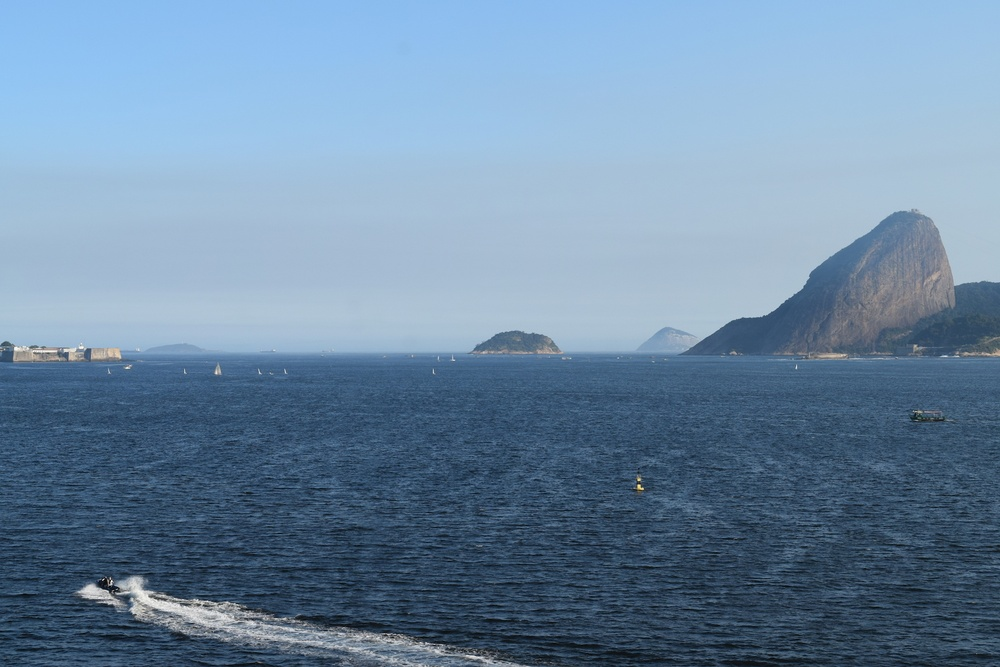
#> input picture src/images/exemplo1.jpg, 1000 x 667 px, shrunk from 1500 x 1000 before the run
$ python -i canny.py   (imports and definitions only)
#> lines starting #> are read from the running program, lines starting #| are printed output that depends on the picture; after the words box and inside, x2 and y2 are one past the last pixel; in counts of white or black regions, pixels touching at a corner belong together
import sys
sys.path.append('/usr/local/lib/python3.6/site-packages')
import cv2
import numpy as np


def get_canny(img_gray: np.ndarray, threshold: int=45) -> np.ndarray:
    """ edged detector.
    :param img_gray: gray scale image.
    :param threshold: the threshold.
    :return: image with the edges detected.
    """
    low_threshold = threshold
    max_low_threshold = threshold*3
    kernel_size = 3
    # Reduce noise with a kernel 3x3
    detected_edges = cv2.blur(img_gray, (3, 3))

    # Canny detector
    detected_edges = cv2.Canny(detected_edges, low_threshold, max_low_threshold, kernel_size)
    return detected_edges


def auto_canny_main(image: np.ndarray, sigma: float=0.33) -> np.ndarray:
    """ detect edges without the need for a threshold.
    :param image: the input image.
    :param sigma: can be used to vary the percentage thresholds that are determined based on simple statistics.
    :return: image with the edges detected.
    """
    # compute the median of the single channel pixel intensities
    v = np.median(image)

    # apply automatic Canny edge detection using the computed median
    lower = int(max(0, (1.0 - sigma) * v))
    upper = int(min(255, (1.0 + sigma) * v))
    edged = cv2.Canny(image, lower, upper)

    # return the edged image
    return edged


def auto_canny(image) -> np.ndarray:
    """ detect edges without the need for a threshold.
    :param image: the input image.
    :return: image with the edges detected.
    """
    # load the image, convert it to grayscale, and blur it slightly
    gray = cv2.cvtColor(image, cv2.COLOR_BGR2GRAY)
    blurred = cv2.GaussianBlur(gray, (3, 3), 0)

    return auto_canny_main(blurred)

>>> import cv2
>>> picture = cv2.imread('../images/exemplo1.jpg')
#> picture is the input picture: shape (667, 1000, 3); mean B, G, R 162.6, 136.4, 108.6
>>> result = auto_canny(picture)
#> in auto_canny, `gray = cv2.cvtColor(image, cv2.COLOR_BGR2GRAY)`:
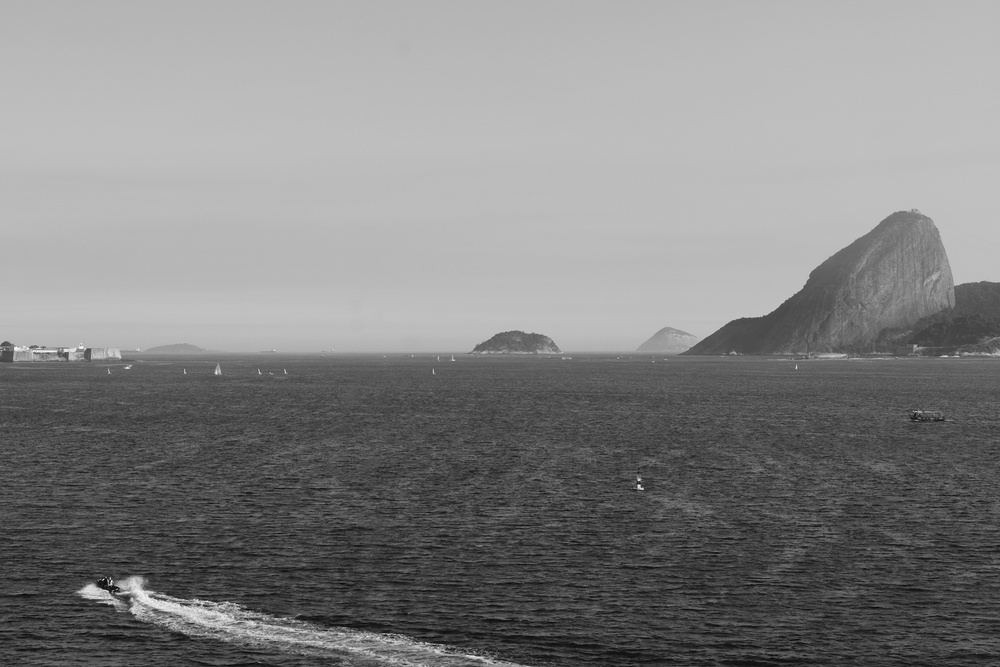
#> gray: shape (667, 1000); min 0, max 255, mean 131.1
#> in auto_canny_main, `v = np.median(image)`: v = 143
#> in auto_canny_main, `lower = int(max(0, (1.0 - sigma) * v))`: lower = 95
#> in auto_canny_main, `upper = int(min(255, (1.0 + sigma) * v))`: upper = 190
#> in auto_canny_main, `edged = cv2.Canny(image, lower, upper)`:
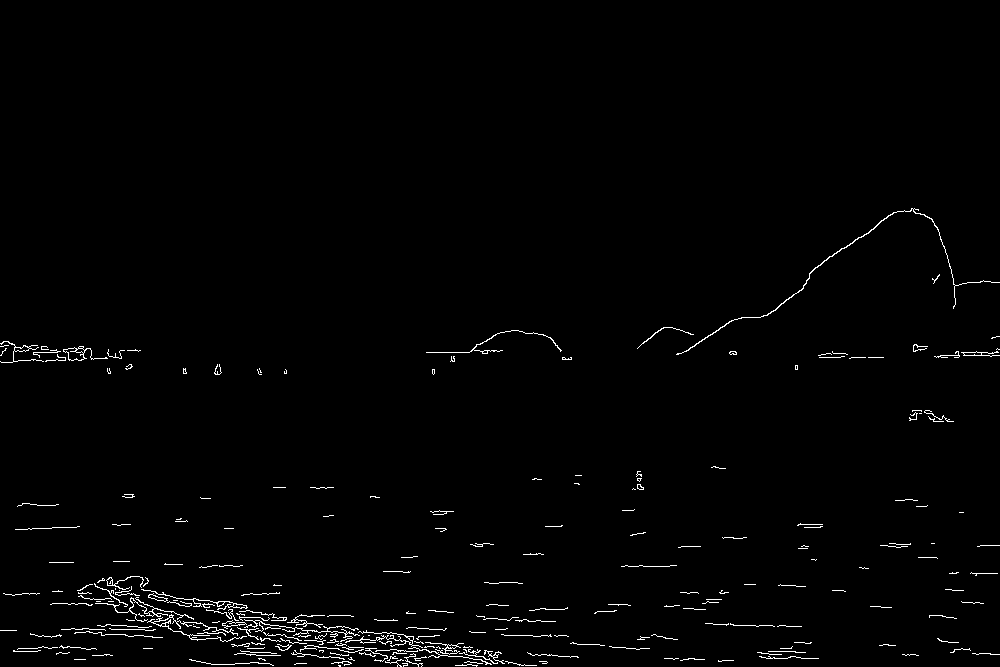
#> edged: shape (667, 1000); 1.3% white in thin lines or dots, all inside (x1, y1, x2, y2) = (0, 208, 1000, 667)

$ run again, on src/images/exemplo2.jpg
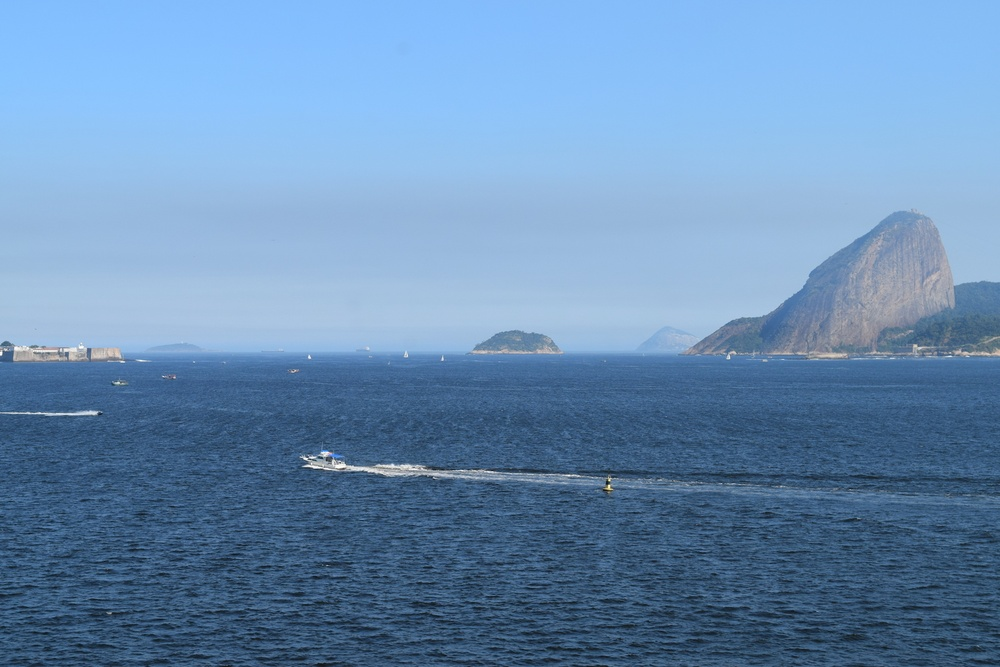
#> input picture src/images/exemplo2.jpg, 1000 x 667 px, shrunk from 1500 x 1000 before the run
#> picture is the input picture: shape (667, 1000, 3); mean B, G, R 179.5, 141.4, 104.8
#> in auto_canny, `gray = cv2.cvtColor(image, cv2.COLOR_BGR2GRAY)`:
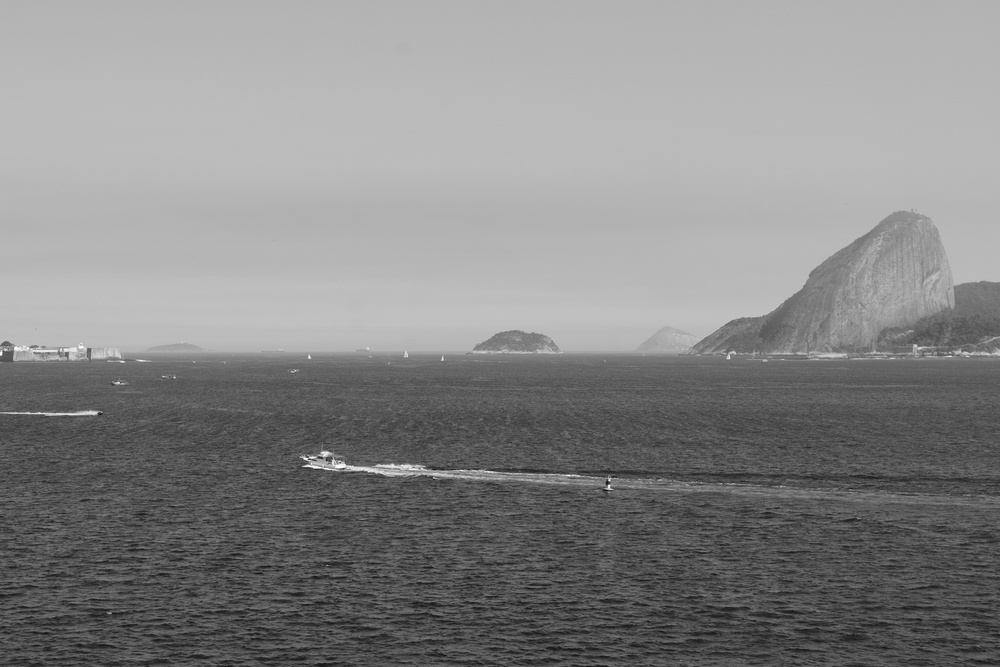
#> gray: shape (667, 1000); min 15, max 255, mean 134.8
#> v = 156
#> lower = 104
#> upper = 207
#> in auto_canny_main, `edged = cv2.Canny(image, lower, upper)`:
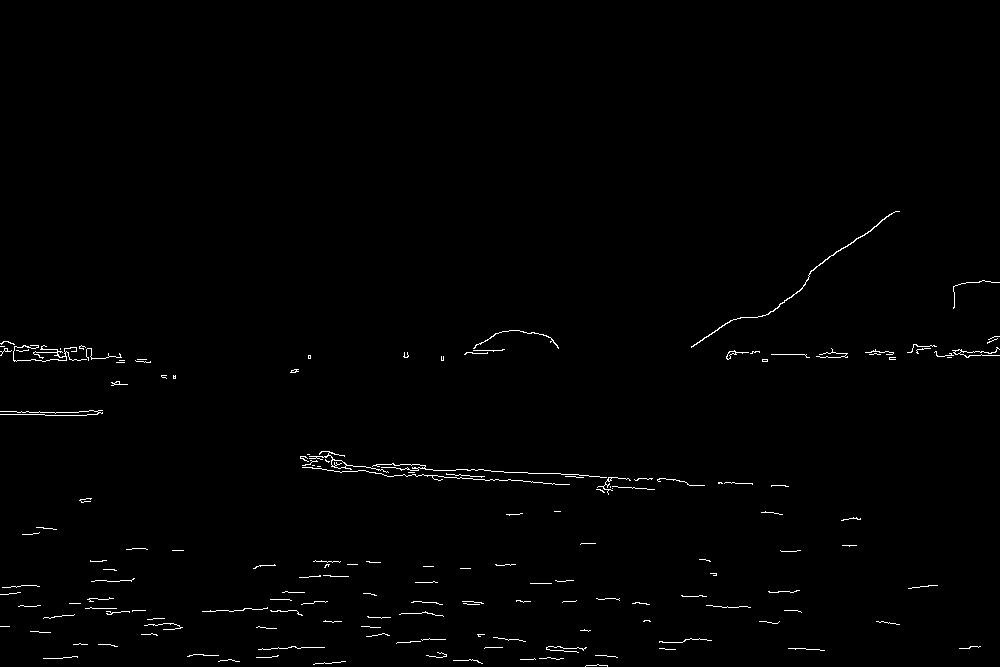
#> edged: shape (667, 1000); 0.82% white in thin lines or dots, all inside (x1, y1, x2, y2) = (0, 211, 1000, 667)

$ run again, on src/images/exemplo3.jpg
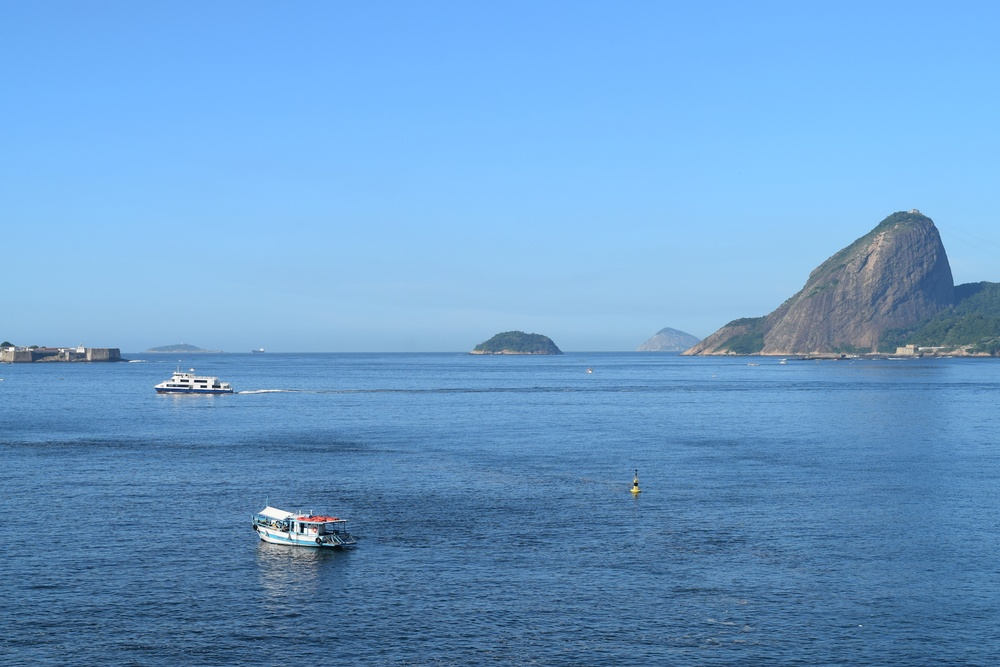
#> input picture src/images/exemplo3.jpg, 1000 x 667 px, shrunk from 1500 x 1000 before the run
#> picture is the input picture: shape (667, 1000, 3); mean B, G, R 204, 157, 107
#> in auto_canny, `gray = cv2.cvtColor(image, cv2.COLOR_BGR2GRAY)`:
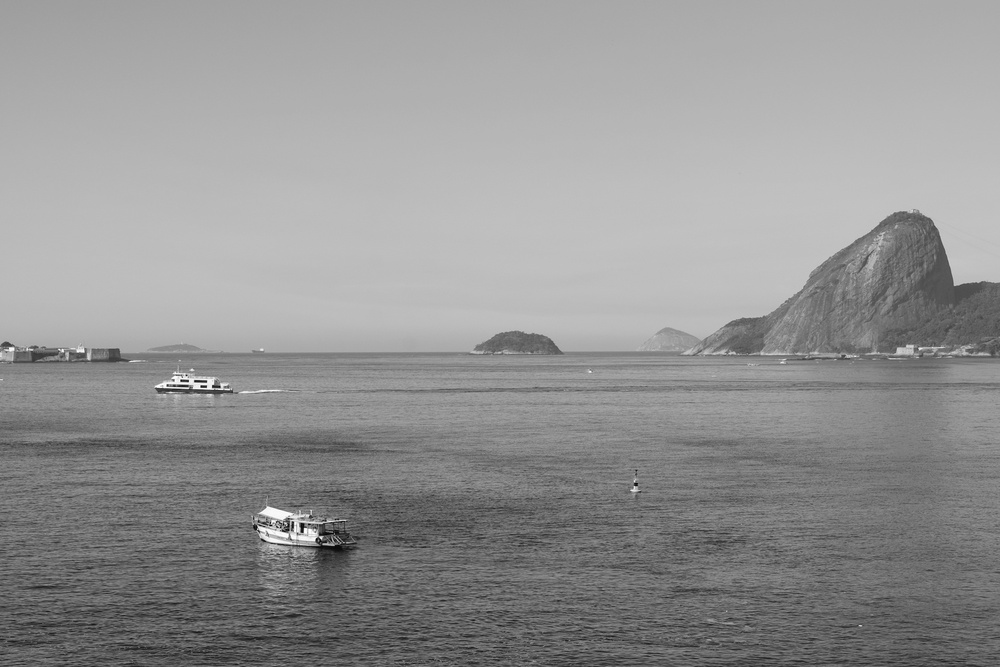
#> gray: shape (667, 1000); min 2, max 255, mean 147.4
#> v = 154
#> lower = 103
#> upper = 204
#> in auto_canny_main, `edged = cv2.Canny(image, lower, upper)`:
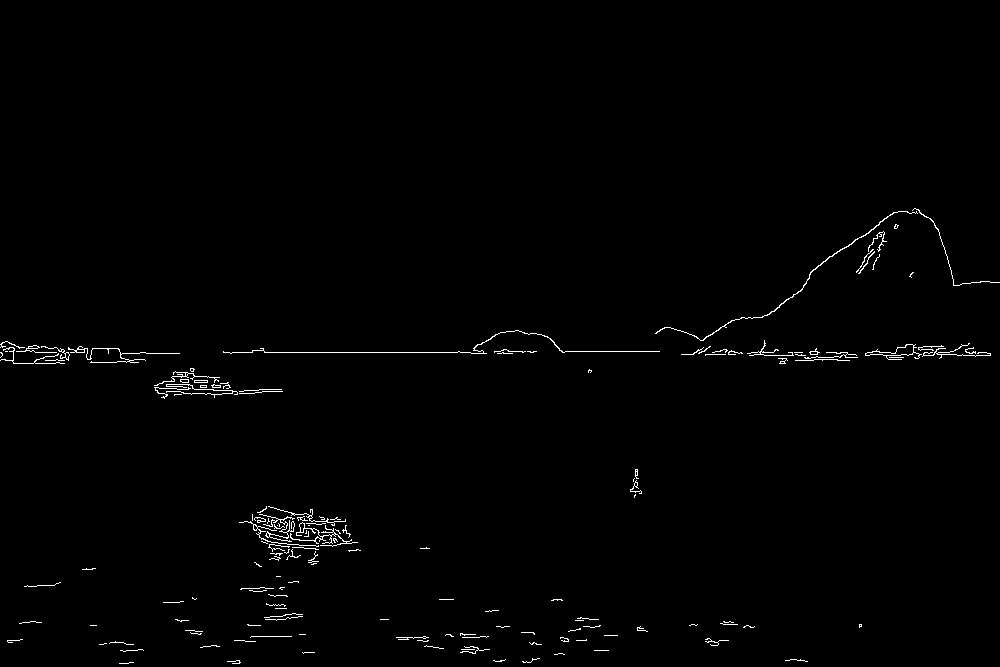
#> edged: shape (667, 1000); 0.87% white in thin lines or dots, all inside (x1, y1, x2, y2) = (0, 208, 1000, 664)

$ run again, on src/images/exemplo4.jpg
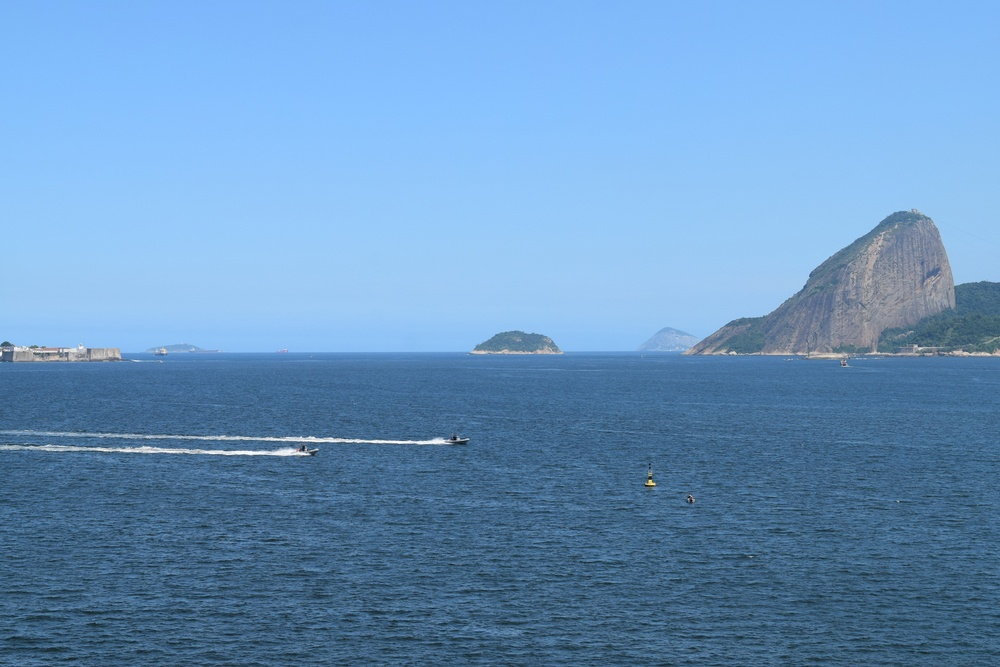
#> input picture src/images/exemplo4.jpg, 1000 x 667 px, shrunk from 1500 x 1000 before the run
#> picture is the input picture: shape (667, 1000, 3); mean B, G, R 191, 149, 105.4
#> in auto_canny, `gray = cv2.cvtColor(image, cv2.COLOR_BGR2GRAY)`:
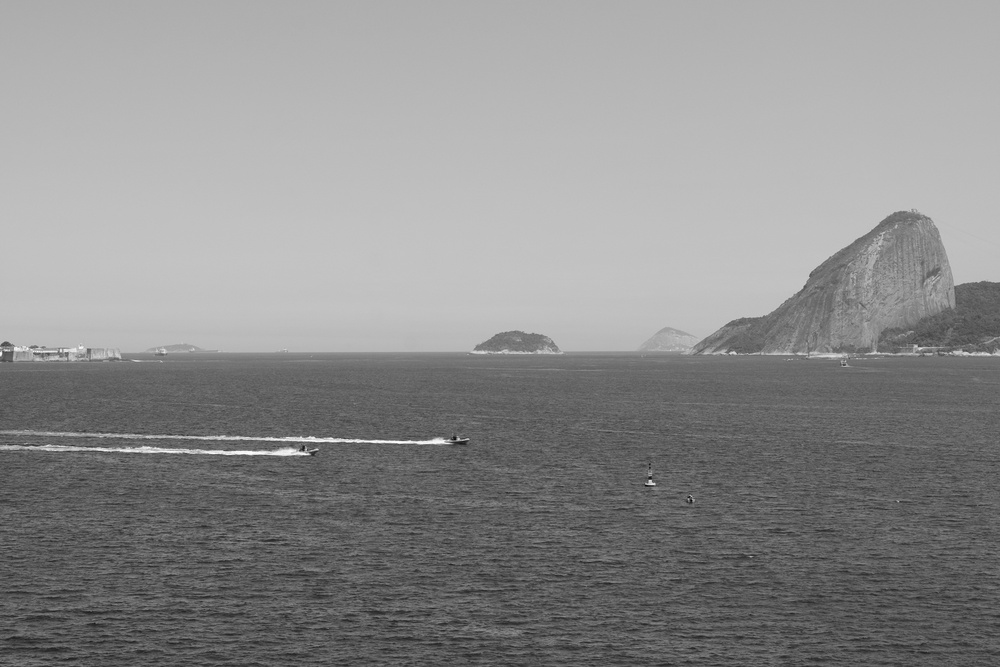
#> gray: shape (667, 1000); min 2, max 255, mean 140.8
#> v = 148
#> lower = 99
#> upper = 196
#> in auto_canny_main, `edged = cv2.Canny(image, lower, upper)`:
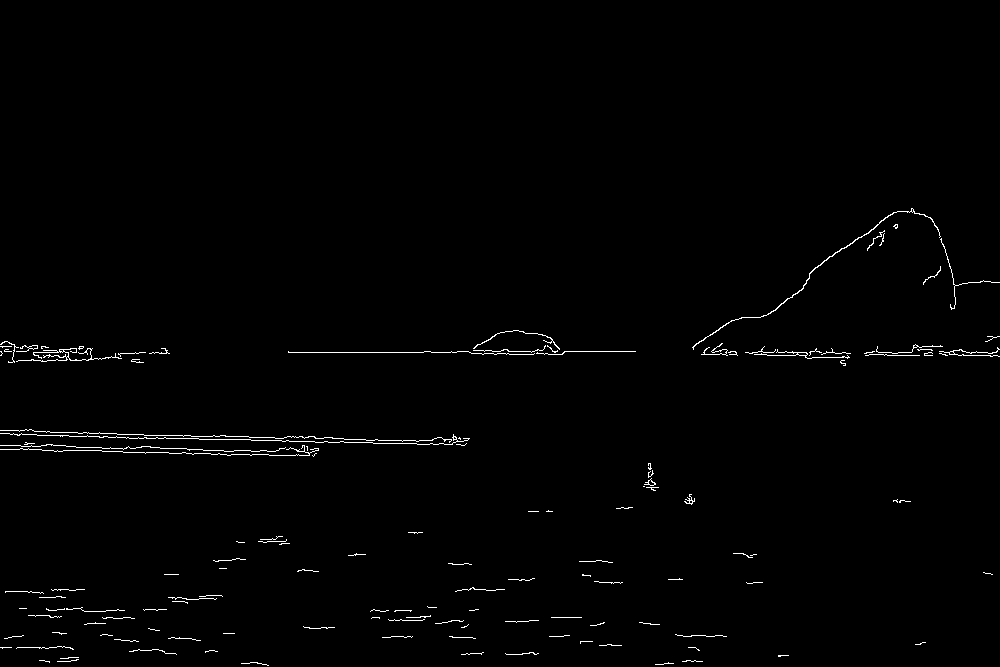
#> edged: shape (667, 1000); 0.92% white in thin lines or dots, all inside (x1, y1, x2, y2) = (0, 208, 1000, 666)
